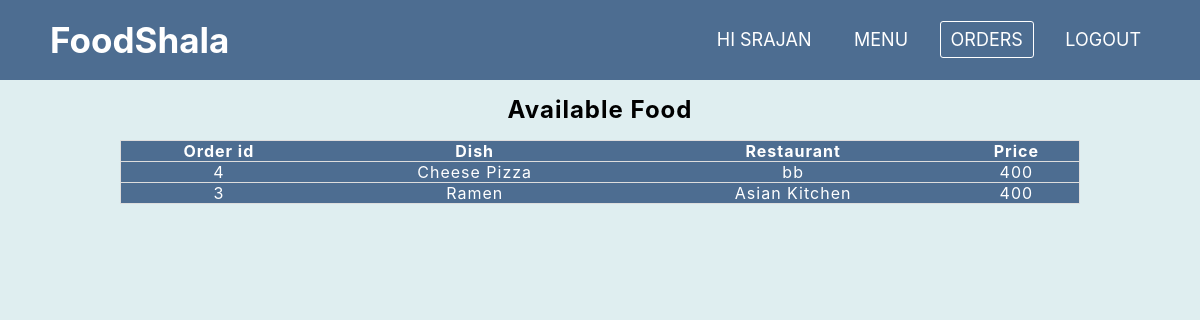
Screenshot of /orders.php (signed in) with the database file from the repository.
### tables this page shows
CREATE TABLE `orders` (
  `order_id` int(100) NOT NULL,
  `c_id` int(100) NOT NULL,
  `r_id` int(100) NOT NULL,
  `f_name` varchar(100) NOT NULL,
  `f_id` int(100) NOT NULL,
  `r_name` varchar(100) NOT NULL,
  `c_name` varchar(100) NOT NULL,
  `price` int(100) NOT NULL
);

### resources/services.php (called while the page is built, shortened)
<?php
function checkLogin(){
    $user_data = array_fill_keys(array('user_id', 'user_name', 'user_type', 'user_preference'), '');
    if(isset($_SESSION['user_type'])){
        if(($_SESSION['user_type'] == 'customer')){
            $user_data['user_id'] = $_SESSION['user_id'];
            $user_data['user_name'] = $_SESSION['user_name'];
            $user_data['user_type'] = $_SESSION['user_type'];
            $user_data['user_preference'] = $_SESSION['user_preference'];
        }else if(($_SESSION['user_type'] == 'restaurant')){
            $user_data['user_id'] = $_SESSION['user_id'];
            $user_data['user_name'] = $_SESSION['user_name'];
            $user_data['user_type'] = $_SESSION['user_type'];
        }
    }
    return $user_data;
}
?>

### orders.php (the view, shortened to what this page needs)
<!DOCTYPE html>
<html>
    <head>
        <link rel="stylesheet" type="text/css" href="./resources/index.css">
    </head>
    <body>
        <nav>
            <label class="logo">FoodShala</label>
            <ul>
               <?php
                require_once './resources/services.php';
                $data = checkLogin();
                $conn=connectDB();
                $uid = $data['user_id'];
                if($data['user_type'] == 'customer'){
                    $sql = "Select * from orders where c_id = '$uid' ORDER BY order_id DESC"; ?>
                    <li><span class="hi-user">Hi <?php echo $data['user_name'] ?></span></li>
                    <li><a href = "./menu.php">Menu</a></li>
                    <li><a class="active"href = "./orders.php">Orders</a></li>
                    <li><a href = "./resources/logout.php">Logout</a></li>
                <?php }else if($data['user_type'] == 'restaurant'){
                    $sql = "Select * from orders where r_id = '$uid' ORDER BY order_id DESC";?>
                    <li><span class="hi-user">Hi <?php echo $data['user_name'] ?></span></li>
                    <li><a href = "./menu.php">Menu</a></li>
                    <li><a class="active" href = "./orders.php">Orders</a></li>
                    <li><a href = "./addfoodrest.php">Add Dishes</a></li>
                    <li><a href = "./resources/logout.php">Logout</a></li>
                <?php } ?>
               </ul>
        </nav>
        <div class="food-items-container">
        <?php
        echo '<table class= food-items-table>';
        echo '<caption><span class="available">Available Food</span></caption>';
        echo '<thead>';
        echo '<tr class="table-header">';
        echo '<th>Order id</th>';
        echo '<th>Dish</th>';
        if($data['user_type'] == 'customer'){
            echo '<th>Restaurant</th>';
        }else if($data['user_type'] == 'restaurant'){
            echo '<th>Customer</th>';
        }
        echo '<th>Price</th>';
        echo '</tr>';
        echo '</thead>';
        echo '<tbody>';
              $orders=mysqli_query($conn, $sql);
              if(mysqli_num_rows($orders)){
                while($row = mysqli_fetch_assoc($orders)) {
                    $order_id = $row["order_id"];
                    $res = $row["r_name"];
                    $f_name = $row["f_name"];
                    $price = $row['price'];
                    $cus = $row['c_name'];
                    echo '<tr><td>'.$order_id.'</td><td>'.$f_name.'</td>';
                    if($data['user_type'] == 'customer'){
                        echo '<td>'.$res.'</td>';
                    }else if($data['user_type'] == 'restaurant'){
                        echo '<td>'.$cus.'</td>';
                    }
                    echo '<td>'.$price.'</td></tr>';
            ?>
          <?php
             }
            }
          ?>
          </tbody>
        </table>
        </div>
    </body>
</html>

### resources/index.css (style rules this page uses)
* { padding: 0; margin: 0; text-decoration: none; list-style: none; }
body { font-family: -apple-system, BlinkMacSystemFont, 'Segoe UI', Roboto, Oxygen, Ubuntu, Cantarell, 'Open Sans', 'Helvetica Neue', sans-serif; background-color: #dfeef0; }
nav { height: 80px; width: 100%; background: #4d6d91; }
label.logo { font-size: 35px; float: left; font-weight: bold; color: white; padding: 0 50px; line-height: 80px; }
nav ul { float: right; margin-right: 40px; }
nav li { display: inline-block; margin: 0 8px; line-height: 80px; }
nav a,span.hi-user { color: white; font-size: 18px; border: 1px solid transparent; text-transform: uppercase; padding: 7px 10px; border-radius: 3px; }
nav a.active,a:hover { border: 1px solid white; }
.food-items-container { box-sizing: border-box; width: 80%; margin: 0 auto; }
.food-items-table { background: #4d6d91; text-align: center; letter-spacing: 1px; outline: none; color: white; line-height: 1.25; border: 1px solid #ccc; border-collapse: collapse; margin: 0; padding: 0; width: 100%; table-layout: auto; }
span.available { color: black; text-align: center; font-size: 24px; font-weight: bold; line-height: 60px; }
table tr { border: 1px solid #ddd; padding: .35em; }

### rows the page displays
orders: order_id "4", f_name "Cheese Pizza", r_name "bb", price "400"
orders: order_id "3", f_name "Ramen", r_name "Asian Kitchen", price "400"

### other values shown
$data['user_name'] "SRAJAN"
